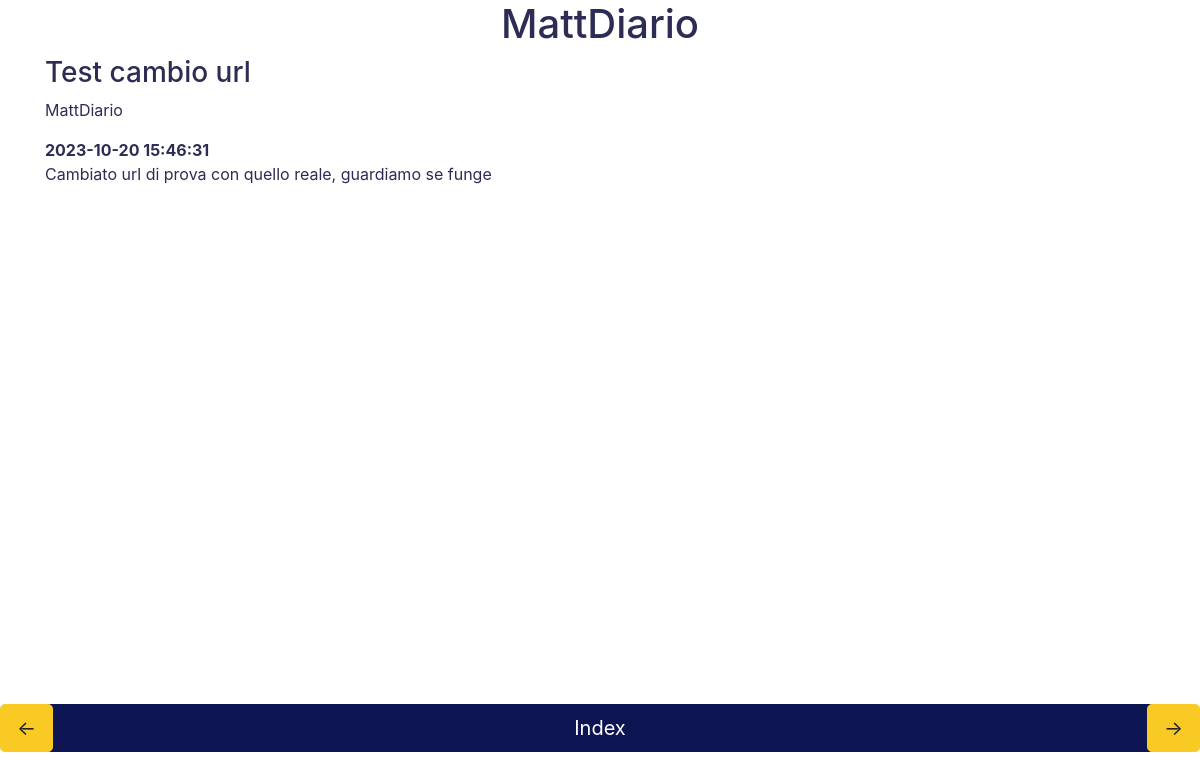
Page /pagina/year_month=2023-10 on the committed database.
### main.py (models this page shows)
class DiaryEntry(db.Model):
    id = db.Column(db.Integer, primary_key=True)
    title = db.Column(db.String(255))
    date = db.Column(db.String(255))
    category = db.Column(db.String(255))
    content = db.Column(db.Text)

### main.py (the view)
@app.route('/pagina/<quale>')
def pagina(quale):
    if quale == "ultima":
        diary_entries = DiaryEntry.query.all()
    else:
        tipo, val = quale.split("=")
        if tipo == "category":
            diary_entries = DiaryEntry.query.filter_by(category=val).all()
        elif tipo == "year_month":
            diary_entries = DiaryEntry.query.filter(DiaryEntry.date.like(f"{val}%")).all()
    return render_template('pagina.html',
                           diary_pages=get_diary_pages_json(diary_entries))

### main.py (called while the page is built)
def get_diary_pages_json(diary_entries):
    diary_pages = []
    for entry in diary_entries:
        diary_pages.append({
            'title': entry.title,
            'category': entry.category,
            'date': entry.date,
            'content': entry.content
        })
    return diary_pages

### templates/pagina.html (shortened to what this page needs)
<link href="{{ url_for('static', filename='bootstrap.css') }}" rel="stylesheet">
<div class="container">
    <h1 class="text-center">MattDiario</h1>
    {% set current_index = diary_pages|length - 1 %}
    <h3>{{ diary_pages[current_index].title }}</h3>
    <p id="category">{{ diary_pages[current_index].category }}</p>
    <strong id="date">{{ diary_pages[current_index].date }}</strong>
    <p id="content">{{ diary_pages[current_index].content }}</p>
    <div class=" container fixed-bottom mb-5">
        <div class="fixed-bottom mb-5 d-flex justify-content-between">
            <button type="button" class="btn btn-secondary btn-lg" onclick="changeIndex(1)">&#8592;</button>
            <button type="button" class="btn btn-secondary btn-lg" onclick="changeIndex(-1)">&#8594;</button>
        </div>
        <a href="/">
            <button type="button" class="btn btn-primary btn-lg btn-block mt-2" onclick="window.location.href = '/'">Index</button>
        </a>
    </div>
</div>

### rows in the picture
DiaryEntry: title "Test cambio url", category "MattDiario", date "2023-10-20 15:46:31", content "Cambiato url di prova con quello reale, guardiamo se funge"
